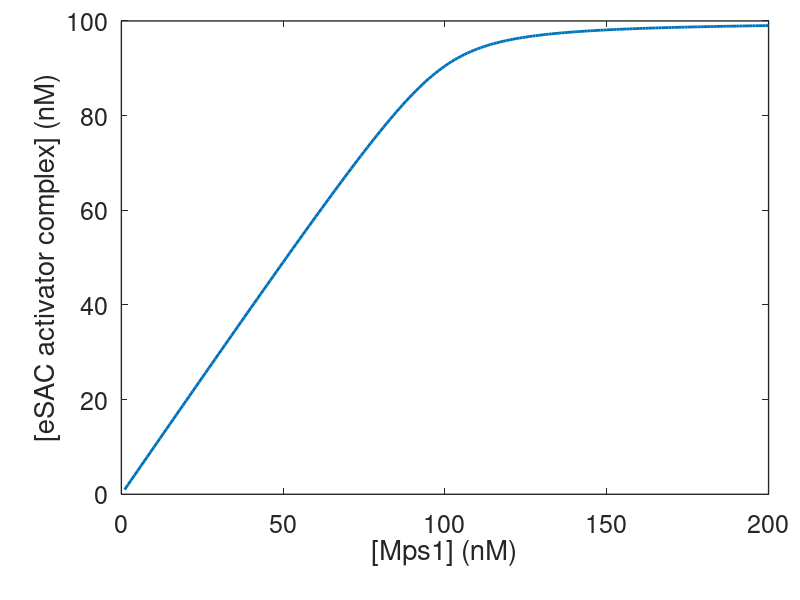

Here is the MATLAB script that generated this plot: (Note: this script raises an error after producing the figure.)

%% Figure S1A for plotting [eSAC activator complex] vs. [eSAC dosage] 

clear all

x = 1:1:200;
yt = 100; kd = 1;
y = ((kd+yt+x)-sqrt((kd+yt+x).^2 - 4*x*yt))/2;

plot(x,y,'LineWidth',2);
xlim([0,200]);
set(gca,'FontSize',18,'LineWidth',1,'position',[0.1517    0.1762    0.8090    0.7889]);
xlabel('[Mps1] (nM)');
ylabel('[eSAC activator complex] (nM)');

%%%%%%%%%%%%%%%%%%%%%%%%%%%%%%%%%%%%%%%%%%%%%%%%%%%%%%%%%%%%%%%%%%%%%%%%%%%%%%%%%%%%%%%%%%%%%%%%%%%%%%%%
%%%%%%%%%%%%%%%%%%%%%%%%%%%%%%%%%%%%%%%%%%%%%%%%%%%%%%%%%%%%%%%%%%%%%%%%%%%%%%%%%%%%%%%%%%%%%%%%%%%%%%%%

%% Figure S1C for plotting MCC formation rates

clear all

% MCC formation rate for full Bub1 domain

x = 1:1:200;
yt = 100; kd = 1;
y = ((kd+yt+x)-sqrt((kd+yt+x).^2 - 4*x*yt))/2;

[t,z] = He_new_check(x(200),y(200));

kasmcc1 = 0.15/80;
kasmcc2 = 0.5;
BubR1T = 80;
Mad2T = 50;
p = 1;

BubR1 = BubR1T - (z(:,10) + z(:,12) + z(:,14)) - (z(:,7) + z(:,5) + z(:,8) + z(:,6));
Mad2I = Mad2T - (z(:,9) + z(:,10));
fslow = kasmcc1*BubR1.*z(:,9);
ffast = p*kasmcc2*Mad2I.*z(:,8);

plot(t,fslow+ffast,'LineWidth',2);
hold all
xlim([0,200]);
set(gca,'FontSize',18,'LineWidth',1,'Position',[0.1517    0.1706    0.8055    0.7992]);
xlabel('Time (min)');
ylabel('MCC formation rate (nM/min)');

%%
% MCC formation rate truncated Bub1 domain
% set the parameter kaes2 = 0 in He_par.m file

[t,z] = He_new_check(x(200),y(200));

kasmcc1 = 0.15/80;
kasmcc2 = 0.5;
BubR1T = 80;
Mad2T = 50;
p = 1;

BubR1 = BubR1T - (z(:,10) + z(:,12) + z(:,14)) - (z(:,7) + z(:,5) + z(:,8) + z(:,6));
Mad2I = Mad2T - (z(:,9) + z(:,10));
fslow = kasmcc1*BubR1.*z(:,9);
ffast = p*kasmcc2*Mad2I.*z(:,8);

plot(t,fslow+ffast,'LineWidth',2);

legend('full Bub1','truncated Bub1');

%%%%%%%%%%%%%%%%%%%%%%%%%%%%%%%%%%%%%%%%%%%%%%%%%%%%%%%%%%%%%%%%%%%%%%%%%%%%%%%%%%%%%%%%%%%%%%%%%%%%%%%%
%%%%%%%%%%%%%%%%%%%%%%%%%%%%%%%%%%%%%%%%%%%%%%%%%%%%%%%%%%%%%%%%%%%%%%%%%%%%%%%%%%%%%%%%%%%%%%%%%%%%%%%%

%% Figure S1D for plotting the relation between MCC formation rate and 
% concentration of catalyzing phosphodomain 

% truncated phosphodomain - set the parameter kaes2 = 0 in He_par_v6.m file

clear all

x = 1:1:200;
yt = 100; kd = 1;
y = ((kd+yt+x)-sqrt((kd+yt+x).^2 - 4*x*yt))/2;

[t,z] = He_new_check(x(200),y(200));

kasmcc1 = 0.15/80;
kasmcc2 = 0.5;
BubR1T = 80;
Mad2T = 50;
p = 1;

BubR1 = BubR1T - (z(:,10) + z(:,12) + z(:,14)) - (z(:,7) + z(:,5) + z(:,8) + z(:,6));
Mad2I = Mad2T - (z(:,9) + z(:,10));

rslow = kasmcc1*BubR1.*z(:,9);

figure(1)
plot(t,rslow,'LineWidth',2); 
hold all
plot(t,1.5*z(:,4),'LineWidth',2);
xlim([0,200]);
set(gca,'FontSize',18,'Linewidth',1,'Position',[0.1517    0.1706    0.8055    0.7992]);
xlabel('Time (min)');
ylabel('Concentration (nM/min)');
legend('MCC formation rate (cyt)','1.5\times[Bub1-Cdc20]')

%% 

% Full phosphodomain

figure

[t,z] = He_new_check(x(200),y(200));

BubR1 = BubR1T - (z(:,10) + z(:,12) + z(:,14)) - (z(:,7) + z(:,5) + z(:,8) + z(:,6));
Mad2I = Mad2T - (z(:,9) + z(:,10));

rfast = kasmcc2*Mad2I.*z(:,8);

plot(t,rfast,'LineWidth',2); 
hold all
plot(t,14*z(:,8),'LineWidth',2);
xlim([0,200]);
set(gca,'FontSize',18,'Linewidth',1,'Position',[0.1517    0.1706    0.8055    0.7992]);
xlabel('Time (min)');
ylabel('Concentration (nM)');
legend('MCC formation rate (phos)','14\times[Bub1-BubR1-Cdc20]')

%%%%%%%%%%%%%%%%%%%%%%%%%%%%%%%%%%%%%%%%%%%%%%%%%%%%%%%%%%%%%%%%%%%%%%%%%%%%%%%%%%%%%%%%%%%%%%%%%%%%%%%%
%%%%%%%%%%%%%%%%%%%%%%%%%%%%%%%%%%%%%%%%%%%%%%%%%%%%%%%%%%%%%%%%%%%%%%%%%%%%%%%%%%%%%%%%%%%%%%%%%%%%%%%%
%% Figure S1E for plotting Cyclin B degradation

% Cyclin B degradation for full Bub1 domain

clear all

x = 1:1:200;
yt = 100; kd = 1;
y = ((kd+yt+x)-sqrt((kd+yt+x).^2 - 4*x*yt))/2;

[t,z] = He_new_check(x(200),y(200));

plot(t,z(:,1),'LineWidth',2);
hold all
set(gca,'FontSize',18,'LineWidth',1);
set(gca,'position',[0.1389    0.1706    0.8158    0.7929])
xlim([0,200])
xlabel('Time (min)');
ylabel('[Cyclin B] (nM)');

%%

% Cyclin B degradation for truncated Bub1 domain
% set the parameter kaes2 = 0 in He_par_v6.m file

[t,z] = He_new_check(x(200),y(200));

plot(t,z(:,1),'LineWidth',2);
set(gca,'FontSize',18,'LineWidth',1);

legend('full Bub1','truncated Bub1');

%%%%%%%%%%%%%%%%%%%%%%%%%%%%%%%%%%%%%%%%%%%%%%%%%%%%%%%%%%%%%%%%%%%%%%%%%%%%%%%%%%%%%%%%%%%%%%%%%%%%%%%%
%%%%%%%%%%%%%%%%%%%%%%%%%%%%%%%%%%%%%%%%%%%%%%%%%%%%%%%%%%%%%%%%%%%%%%%%%%%%%%%%%%%%%%%%%%%%%%%%%%%%%%%%
